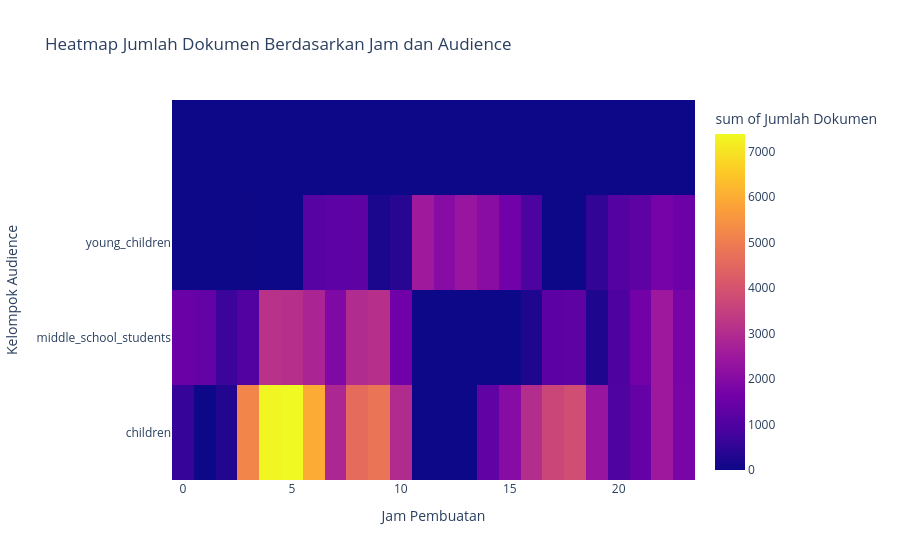

This figure's notebook cell:
### Code cell
# Visualisasi 5: Pola waktu berdasarkan jam dan audience
hourly_data = pdf.dropna(
    subset=["hour"]
).copy()

hourly_data["audience"] = (
    hourly_data["audience"]
    .fillna("Tidak diketahui")
)

hourly_audience = (
    hourly_data
    .groupby(["hour", "audience"])
    .size()
    .reset_index(name="jumlah")
)

fig5 = px.density_heatmap(
    hourly_audience,
    x="hour",
    y="audience",
    z="jumlah",
    histfunc="sum",
    nbinsx=24,
    title="Heatmap Jumlah Dokumen Berdasarkan Jam dan Audience",
    labels={
        "hour": "Jam Pembuatan",
        "audience": "Kelompok Audience",
        "jumlah": "Jumlah Dokumen"
    }
)

fig5.show()

### Figure 1 — Plotly figure (JSON) as saved in the notebook; plotly's stock layout.template omitted (floating-point values rounded to 4 significant figures)
{"data": [{"coloraxis": "coloraxis", "histfunc": "sum", "hovertemplate": "Jam Pembuatan=%{x}<br>Kelompok Audience=%{y}<br>sum of Jumlah Dokumen=%{z}<extra></extra>", "name": "", "nbinsx": 24, "type": "histogram2d", "x": [0, 0, 1, 2, 2, 2, 3, 3, 3, 4, 4, 5, 5, 5, 6, 6, 6, 7, 7, 7, 8, 8, 8, 9, 9, 9, 10, 10, 10, 10, 11, 12, 13, 14, 14, 15, 15, 16, 16, 16, 17, 17, 18, 18, 19, 19, 19, 20, 20, 20, 21, 21, 21, 22, 22, 22, 23, 23, 23], "xaxis": "x", "xbingroup": "x", "y": ["children", "middle_school_students", "middle_school_students", "children", "middle_school_students", "young_children", "children", "middle_school_students", "young_children", "children", "middle_school_students", "children", "middle_school_students", "young_children", "children", "middle_school_students", "young_children", "children", "middle_school_students", "young_children", "children", "middle_school_students", "young_children", "children", "middle_school_students", "young_children", "", "children", "middle_school_students", "young_children", "young_children", "young_children", "young_children", "children", "young_children", "children", "young_children", "children", "middle_school_students", "young_children", "children", "middle_school_students", "children", "middle_school_students", "children", "middle_school_students", "young_children", "children", "middle_school_students", "young_children", "children", "middle_school_students", "young_children", "children", "middle_school_students", "young_children", "children", "middle_school_students", "young_children"], "yaxis": "y", "ybingroup": "y", "z": [591, 1491, 1361, 309, 668, 6, 5201, 1027, 10, 7315, 3158, 7380, 3097, 7, 5993, 2802, 1137, 2865, 1920, 1240, 4616, 2987, 1286, 4815, 3094, 198, 1, 2977, 1601, 376, 2523, 2054, 2391, 1304, 2082, 2034, 1620, 3028, 266, 944, 3671, 1235, 3864, 1267, 2370, 242, 530, 991, 967, 1095, 1379, 1656, 1269, 2496, 2496, 1699, 1790, 1743, 1533]}], "layout": {"coloraxis": {"colorbar": {"title": {"text": "sum of Jumlah Dokumen"}}, "colorscale": [[0, "#0d0887"], [0.1111, "#46039f"], [0.2222, "#7201a8"], [0.3333, "#9c179e"], [0.4444, "#bd3786"], [0.5556, "#d8576b"], [0.6667, "#ed7953"], [0.7778, "#fb9f3a"], [0.8889, "#fdca26"], [1, "#f0f921"]]}, "legend": {"tracegroupgap": 0}, "title": {"text": "Heatmap Jumlah Dokumen Berdasarkan Jam dan Audience"}, "xaxis": {"anchor": "y", "domain": [0, 1], "title": {"text": "Jam Pembuatan"}}, "yaxis": {"anchor": "x", "domain": [0, 1], "title": {"text": "Kelompok Audience"}}}}
